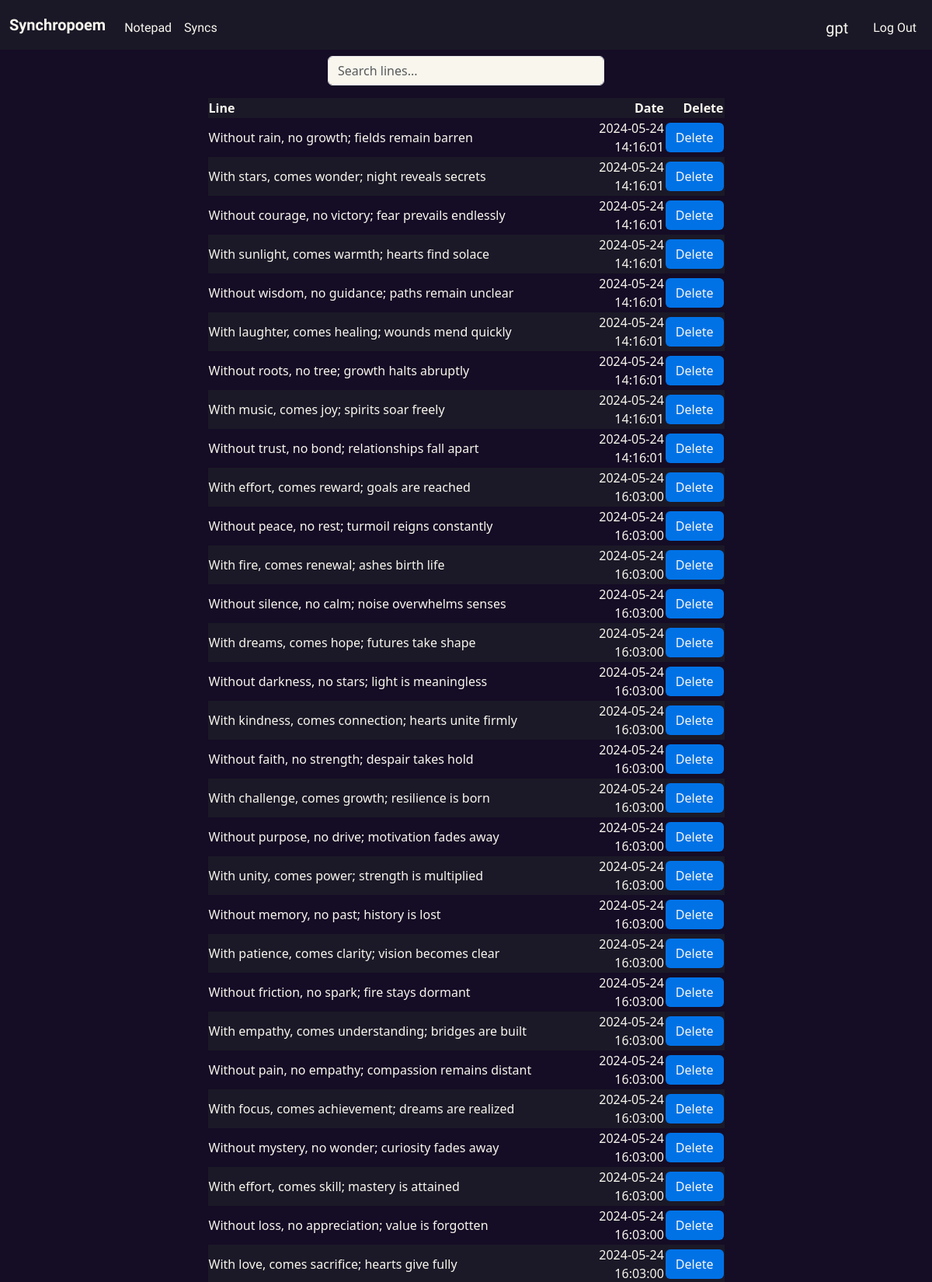
Page /notepad (signed in, upper part) on the committed database.
### tables this page shows
CREATE TABLE lines (
id INTEGER PRIMARY KEY AUTOINCREMENT NOT NULL,
user_id INT NOT NULL,
line TEXT NOT NULL,
date DATETIME NOT NULL,
FOREIGN KEY (user_id) REFERENCES users(id)
);

### app.py (the view, shortened to what this page needs)
@app.route("/notepad", methods=["GET", "POST"])
def notepad():
    user_data = db.execute("SELECT id, line, date FROM lines WHERE user_id = ? ORDER BY date", session["user_id"])
    return render_template("notepad.html", user_data=user_data)

### app.py (called while the page is built)
@app.after_request
def after_request(response):
    response.headers["Cache-Control"] = "no-cache, no-store, must-revalidate"
    response.headers["Expires"] = 0
    response.headers["Pragma"] = "no-cache"
    return response

@app.context_processor
def inject_user():
    return dict(username=session.get("username"))

### templates/notepad.html (shortened to what this page needs)
{% extends "layout.html" %}
{% block main %}
    <div class="row justify-content-center">
        <div class="col-4 mt-2">
            <input type="text" id="search-bar" class="form-control" placeholder="Search lines...">
        </div>
    </div>
    <div class="row justify-content-center">
        <table class="col-7 table-striped mt-3">
            <thead>
                <tr>
                    <th class="text-start" id="data-color">Line</th>
                    <th class="text-end" id="data-color">Date</th>
                    <th class="text-end" id="data-color">Delete</th>
                </tr>
            </thead>
            <tbody id="lines-table-body">
                {% for line in user_data %}
                    <tr>
                        <td class="text-start" id="data-color">{{ line.line }}</td>
                        <td class="text-end" id="data-color">{{ line.date }}</td>
                        <td class="text-end" id="data-color">
                            <form action="/notepad" method="post">
                                <button name="delete_line" type="submit" value="{{ line.id }}" class="btn">Delete</button>
                            </form>
                        </td>
                    </tr>
                {% endfor %}
            </tbody>
        </table>
    </div>
{% endblock %}

### templates/layout.html (shortened to what this page needs)
<!DOCTYPE html>
<html lang="en">
    <head>
        <link href="https://cdn.jsdelivr.net/npm/bootstrap@5.3.3/dist/css/bootstrap.min.css" rel="stylesheet">
        <link rel="stylesheet" href="https://cdn.jsdelivr.net/npm/bootstrap-icons@1.11.3/font/bootstrap-icons.min.css">
        <link href="/static/styles.css" rel="stylesheet">
    </head>
    <body>
        <header>
            <nav class="bg-dark bg-opacity-50 navbar navbar-expand-md py-2">
                <div class="container-fluid">
                    <a class="navbar-brand" href="/">Synchropoem</a>
                    <div class="collapse navbar-collapse" id="navbar">
                        {% if session["user_id"] %}
                            <ul class="navbar-nav me-auto mt-2">
                                <li class="nav-item"><a class="nav-link" href="/notepad">Notepad</a></li>
                                <li class="nav-item"><a class="nav-link" href="/syncs">Syncs</a></li>
                            </ul>
                            <ul class="navbar-nav ms-auto mt-2">
                                <li class="nav-item nav-link navbar-brand">{{ username }}</li>
                                <li class="nav-item"><a class="nav-link" href="/logout">Log Out</a></li>
                            </ul>
                        {% else %}
                            <ul class="navbar-nav ms-auto mt-2">
                                <li class="nav-item"><a class="nav-link" href="/register">Register</a></li>
                                <li class="nav-item"><a class="nav-link" href="/login">Log In</a></li>
                            </ul>
                        {% endif %}
                    </div>
                </div>
            </nav>
        </header>
        <main class="container d-block">
            {% block main %}{% endblock %}
        </main>
    </body>
</html>

### static/styles.css (style rules this page uses)
body { background-color: #150c25; }
.navbar-brand { color:#F9F6EE; font-family: "Karma", serif; font-weight: 600; font-style: normal; }
.nav-link { color:#F9F6EE; font-family: "Karma", serif; font-weight: 500; font-style: normal; }
.btn { color: #F9F6EE; background-color: #0072e6; }
.form-control { background-color:#F9F6EE; }
#data-color { color: #F9F6EE; }
.table-striped { background-color: #1b1927; }
.table-striped>tbody>tr:nth-child(odd)>td, .table-striped>tbody>tr:nth-child(odd)>th { background-color: #150c25; }

### rows in the picture
lines: line "Without rain, no growth; fields remain barren", date "2024-05-24 14:16:01", {{ line.id }} 1 (drawn)
lines: line "With stars, comes wonder; night reveals secrets", date "2024-05-24 14:16:01", {{ line.id }} 2 (drawn)
lines: line "Without courage, no victory; fear prevails endlessly", date "2024-05-24 14:16:01", {{ line.id }} 3 (drawn)
lines: line "With sunlight, comes warmth; hearts find solace", date "2024-05-24 14:16:01", {{ line.id }} 4 (drawn)
lines: line "Without wisdom, no guidance; paths remain unclear", date "2024-05-24 14:16:01", {{ line.id }} 5 (drawn)
lines: line "With laughter, comes healing; wounds mend quickly", date "2024-05-24 14:16:01", {{ line.id }} 6 (drawn)
lines: line "Without roots, no tree; growth halts abruptly", date "2024-05-24 14:16:01", {{ line.id }} 7 (drawn)
lines: line "With music, comes joy; spirits soar freely", date "2024-05-24 14:16:01", {{ line.id }} 8 (drawn)
lines: line "Without trust, no bond; relationships fall apart", date "2024-05-24 14:16:01", {{ line.id }} 9 (drawn)
lines: line "With effort, comes reward; goals are reached", date "2024-05-24 16:03:00", {{ line.id }} 10 (drawn)
lines: line "Without peace, no rest; turmoil reigns constantly", date "2024-05-24 16:03:00", {{ line.id }} 11 (drawn)
lines: line "With fire, comes renewal; ashes birth life", date "2024-05-24 16:03:00", {{ line.id }} 12 (drawn)
lines: line "Without silence, no calm; noise overwhelms senses", date "2024-05-24 16:03:00", {{ line.id }} 13 (drawn)
lines: line "With dreams, comes hope; futures take shape", date "2024-05-24 16:03:00", {{ line.id }} 14 (drawn)
lines: line "Without darkness, no stars; light is meaningless", date "2024-05-24 16:03:00", {{ line.id }} 15 (drawn)
lines: line "With kindness, comes connection; hearts unite firmly", date "2024-05-24 16:03:00", {{ line.id }} 16 (drawn)
lines: line "Without faith, no strength; despair takes hold", date "2024-05-24 16:03:00", {{ line.id }} 17 (drawn)
lines: line "With challenge, comes growth; resilience is born", date "2024-05-24 16:03:00", {{ line.id }} 18 (drawn)
lines: line "Without purpose, no drive; motivation fades away", date "2024-05-24 16:03:00", {{ line.id }} 19 (drawn)
lines: line "With unity, comes power; strength is multiplied", date "2024-05-24 16:03:00", {{ line.id }} 20 (drawn)
lines: line "Without memory, no past; history is lost", date "2024-05-24 16:03:00", {{ line.id }} 21 (drawn)
lines: line "With patience, comes clarity; vision becomes clear", date "2024-05-24 16:03:00", {{ line.id }} 22 (drawn)
lines: line "Without friction, no spark; fire stays dormant", date "2024-05-24 16:03:00", {{ line.id }} 23 (drawn)
lines: line "With empathy, comes understanding; bridges are built", date "2024-05-24 16:03:00", {{ line.id }} 24 (drawn)
lines: line "Without pain, no empathy; compassion remains distant", date "2024-05-24 16:03:00", {{ line.id }} 25 (drawn)
lines: line "With focus, comes achievement; dreams are realized", date "2024-05-24 16:03:00", {{ line.id }} 26 (drawn)
lines: line "Without mystery, no wonder; curiosity fades away", date "2024-05-24 16:03:00", {{ line.id }} 27 (drawn)
lines: line "With effort, comes skill; mastery is attained", date "2024-05-24 16:03:00", {{ line.id }} 28 (drawn)
lines: line "Without loss, no appreciation; value is forgotten", date "2024-05-24 16:03:00", {{ line.id }} 29 (drawn)
lines: line "With love, comes sacrifice; hearts give fully", date "2024-05-24 16:03:00", {{ line.id }} 30 (drawn)

### other values in the picture
{{ username }} "gpt"
